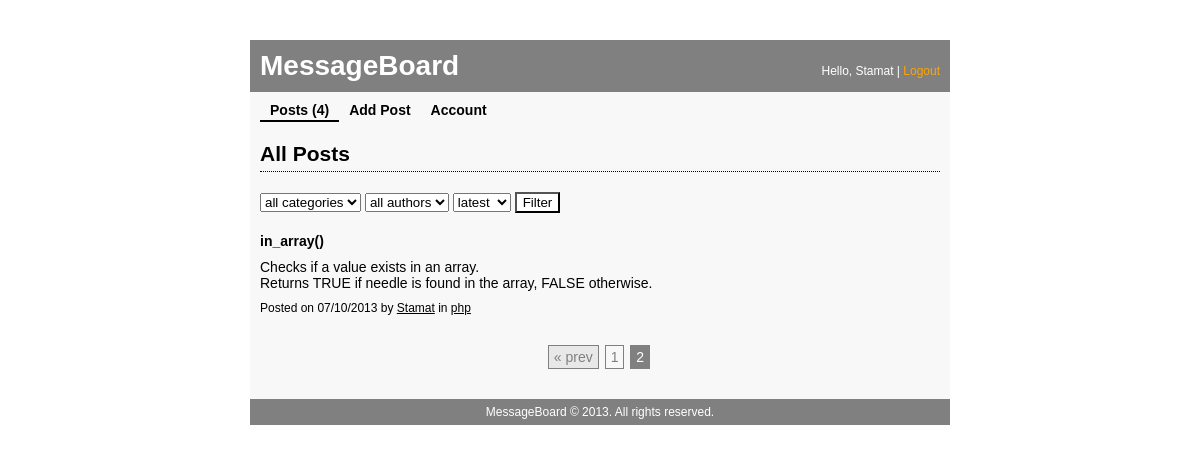
The app's page /posts.php?page=2 (signed in) with its own data.
### tables this page shows
CREATE TABLE IF NOT EXISTS `messages` (
  `message_id` int(11) NOT NULL AUTO_INCREMENT,
  `category_id` int(11) NOT NULL,
  `author_id` int(11) NOT NULL,
  `date_published` datetime NOT NULL,
  `title` varchar(50) NOT NULL,
  `body` varchar(250) NOT NULL,
  PRIMARY KEY (`message_id`)
);

CREATE TABLE IF NOT EXISTS `users` (
  `user_id` int(11) NOT NULL AUTO_INCREMENT,
  `name` varchar(50) NOT NULL,
  `passwd` varchar(50) NOT NULL,
  `access_lvl` tinyint(4) NOT NULL DEFAULT '1',
  PRIMARY KEY (`user_id`),
  UNIQUE KEY `name` (`name`)
);

CREATE TABLE IF NOT EXISTS `categories` (
  `category_id` int(11) NOT NULL AUTO_INCREMENT,
  `category_name` varchar(50) NOT NULL,
  PRIMARY KEY (`category_id`),
  UNIQUE KEY `category_name` (`category_name`)
);

### posts.php (the view, shortened to what this page needs)
<?php
require 'includes/connection.php';
require 'includes/functions.php';
require 'includes/header.php';
?>
<h2>All Posts</h2>
<div id="filter-form">
    <form method="POST" action="processing/manage-filter.php" role="form">
        <select name="category">
            <option value="all">all categories</option>
        </select>
        <select name="author">
            <option value="all">all authors</option>
        </select>
        <select name="sort">
            <option value="desc">latest</option>
        </select>
        <input type="submit" value="Filter" name="filter" />
    </form>
</div>
<?php
$filterForPagination = '';
if ((isset($_GET['sort']) && $_GET['sort'] == 'asc')) {
    $orderBy = "ORDER BY msg.date_published ASC";
    $filterForPagination .= '&sort=' . $_GET['sort'];
} else if (isset($_GET['sort']) && $_GET['sort'] == 'desc') {
    $orderBy = "ORDER BY msg.date_published DESC";
    $filterForPagination .= '&sort=' . $_GET['sort'];
} else {
    $orderBy = "ORDER BY msg.date_published DESC";
}
$finalFilter = '';
if (isset($_GET['page'])) {
    $page = (int) $_GET['page'];
} else {
    $page = 1;
}
$ofset = ($page * POSTS_PER_PAGE) - POSTS_PER_PAGE;
$sql = "
    SELECT *
    FROM `messages` AS msg
    LEFT JOIN `categories` AS cat
    ON msg.category_id = cat.category_id
    LEFT JOIN `users` AS usr
    ON msg.author_id = usr.user_id
    " . $finalFilter . "
    " . $orderBy . "
    LIMIT " . $ofset . ", " . POSTS_PER_PAGE . "
";
$query = mysqli_query($connection, $sql);
$countFilteredPosts = $query->num_rows;
$sqlWithoutLimit = "
    SELECT *
    FROM `messages` AS msg
    LEFT JOIN `categories` AS cat
    ON msg.category_id = cat.category_id
    LEFT JOIN `users` AS usr
    ON msg.author_id = usr.user_id
    " . $finalFilter . "
";
$queryWithoutLimit = mysqli_query($connection, $sqlWithoutLimit);
$countFilteredPostsWithoutLimit = $queryWithoutLimit->num_rows;
?>
<?php while ($row = $query->fetch_assoc()) { ?>
    <?php
    $categoryId = $row['category_id'];
    $categoryName = $row['category_name'];
    $authorId = $row['author_id'];
    $authorName = $row['name'];
    $datePublished = date('d/m/Y', strtotime($row['date_published']));
    $title = $row['title'];
    $body = nl2br($row['body']);
    ?>
    <article class="post">
        <header class="post-header">
            <h1><?php echo $title; ?></h1>
        </header>
        <div class="post-body">
            <p><?php echo $body; ?></p>
        </div>
        <footer class="post-footer">
            Posted on <?php echo $datePublished; ?> by
            <a href="posts.php?author=<?php echo $authorId; ?>" title="Posts by <?php echo $authorName; ?>"><?php echo $authorName; ?></a>
            in <a href="posts.php?cat=<?php echo $categoryId; ?>" title="View all posts in <?php echo $categoryName; ?>"><?php echo $categoryName; ?></a>
        </footer>
    </article>
<?php } ?>
<?php if ($countAllPosts == 0) { ?>
    <div class="no-posts">
        Currently there are no posts. Be the one to make first post
        <a title="Add Post" href="add-post.php">here</a>.
    </div>
<?php } else if ($countAllPosts > 0 && $countFilteredPosts == 0) { ?>
    <div class="no-posts">
        There are no posts for your filter criterion.
    </div>
<?php } else if ($countFilteredPostsWithoutLimit > POSTS_PER_PAGE) {
     require 'includes/pagination.php';
}
require 'includes/footer.php';

### css/style.css (style rules this page uses)
header, footer, h1, h2, div, p, ul, li { margin: 0; padding: 0; }
body { font-family: Arial,Helvetica,sans-serif; font-size: 14px; }
h2 { border-bottom: 1px dotted #000; margin-bottom: 20px; padding: 20px 0 5px; }
input[type="submit"], input[type="reset"] { background-color: #fff; }
#filter-form { margin-bottom: 20px; }
.post { margin-bottom: 30px; }
.post-header { padding-bottom: 10px; }
.post-header h1 { font-size: 14px; }
.post-body { padding-bottom: 10px; }
.post-footer { font-size: 12px; }
.post-footer a { color: #000; }

### records on screen
messages: title "in_array()", body "Checks if a value exists in an array. Returns TRUE if needle is found in the array, FALSE otherwise.", date_published "07/10/2013", author.name "Stamat", category.category_name "php"

### other values on screen
APPLICATION_NAME "MessageBoard"
$username "Stamat"
$countAllPosts "4"
